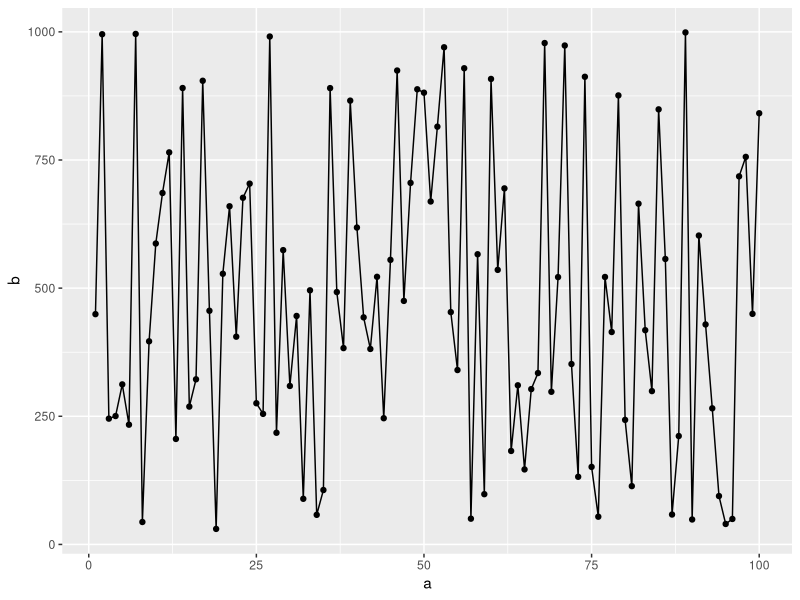

Reproduce this figure in R.
library(ggplot2)

a <- 1:100
b <- runif(100, min = 1, max = 999)
ab.df <- data.frame(a,b)

ggplot(data = ab.df, aes(x = a, y = b)) +
  geom_line() +
  geom_point()
